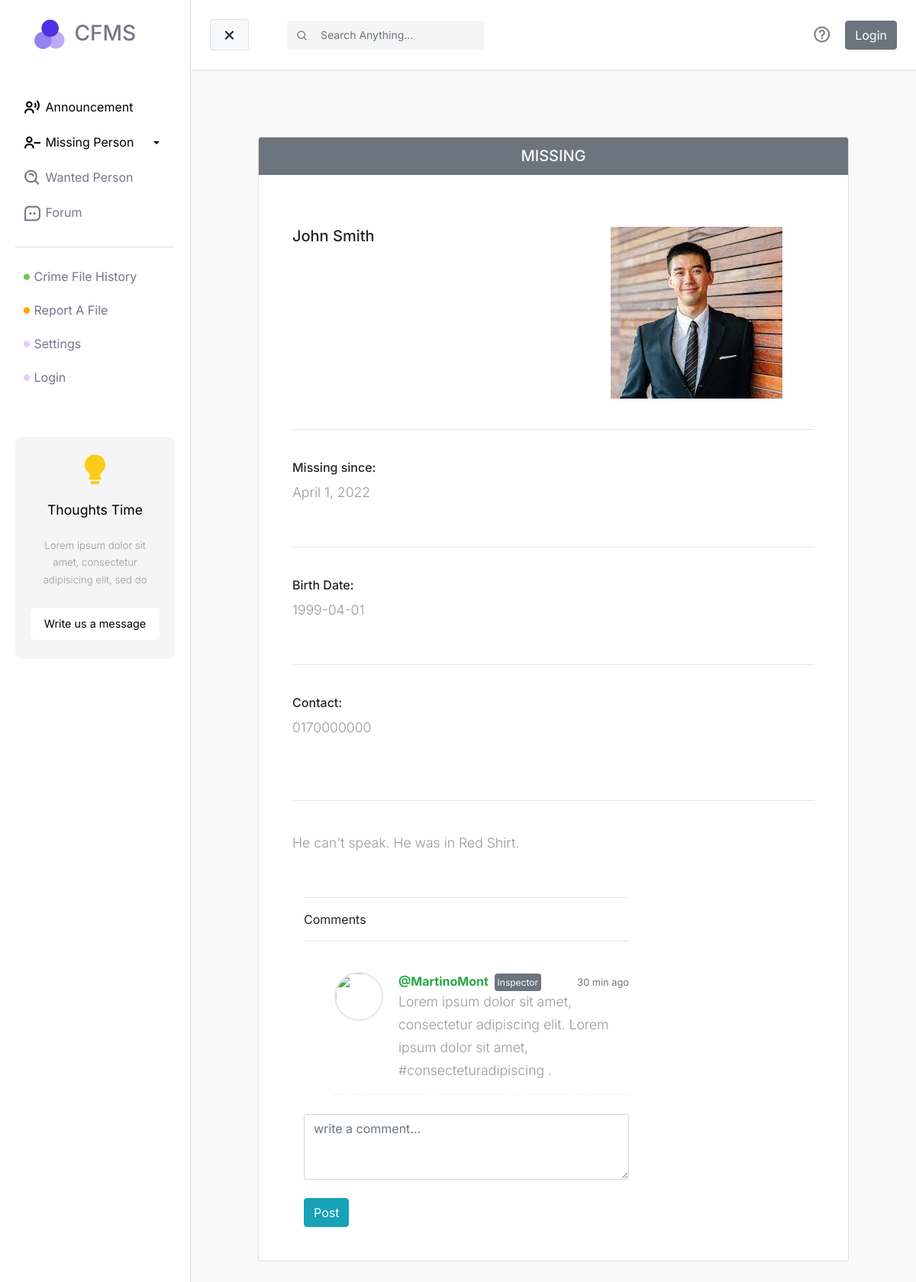
The page /missing-person/1/ on the database its author committed.
### missingPerson/models.py (models this page shows)
class MissingPerson(models.Model):
    STATUS_FOUND = "FOUND"
    STATUS_MISSING = "MISSING"
    STATUS_PENDING = "PENDING"
    STATUS_CHOICES = [
        (STATUS_FOUND, 'Found'),
        (STATUS_MISSING, 'Missing'),
        (STATUS_PENDING, 'Pending')
    ]
    name = models.CharField(max_length=255)
    photo = models.ImageField(upload_to='missing-person', null=True)
    description = models.CharField(max_length=500 , null=True)
    street = models.CharField(max_length=255)
    village = models.CharField(max_length=255)
    city = models.CharField(max_length=255, null=False)
    date = models.DateTimeField()
    birthDate = models.DateField(null=True)
    contact = models.CharField(max_length=255, null=True)
    status = models.CharField(choices=STATUS_CHOICES, max_length=7, default=STATUS_PENDING)
    user = models.ForeignKey(settings.AUTH_USER_MODEL, on_delete=models.PROTECT)

### missingPerson/views.py (the view)
# urls.py: path('<int:id>/', views.missingPersonDet, name="missingPersonDet"),
def missingPersonDet(request, id):
    try:
        person = MissingPerson.objects.get(pk=id)
    except MissingPerson.DoesNotExist:
        raise Http404("File does not exist")
    context = {
        'person': person
    }
    return render(request, 'missing-person-det.html', context)

### templates/missing-person-det.html (shortened to what this page needs)
{% extends "base.html" %} {% load static %} {% block css %}
<link rel="stylesheet" href="{% static 'css/single-file/style.css' %}" />
{% endblock %} {% block main %}
<div class="card m-5">
  <h5 class="text-center card-header text-light bg-secondary">
    {{ person.status|capfirst }}
  </h5>
  <div class="card-body m-4">
    <br />
    <div class="row">
      <div class="col-md-7">
        <h5 class="card-title">{{ person.name|capfirst }}</h5>
      </div>
      <div class="col-md-5"><img src="{{person.photo.url}}" alt="" /></div>
    </div>
    <br />
    <hr />
    <br />
    <h6>Missing since:</h6>
    <p class="card-text">{{ person.date| date }}</p>
    <br />
    <hr />
    <br />
    <h6>Birth Date:</h6>
    <p class="card-text">{{ person.birthDate|capfirst }}</p>
    <br />
    <hr />
    <br />
    <h6>Contact:</h6>
    <p class="card-text">{{ person.contact|capfirst }}</p>
    <br />
    <br />
    <hr />
    <br />
    <p class="card-text">{{ person.description|capfirst }}</p>
    <br />
    <div class="container">
      <div class="row bootstrap snippets bootdeys">
        <div class="col-md-8 col-sm-12">
          <div class="comment-wrapper">
            <div class="panel panel-info">
              <hr />
              <div class="panel-heading">Comments</div>
              <hr />
              <br />
              <div class="panel-body">
                <ul class="media-list">
                  <li class="media">
                    <a href="#" class="pull-left">
                      <img
                        src="https://bootdey.com/img/Content/user_1.jpg"
                        alt=""
                        class="img-circle"
                      />
                    </a>
                    <div class="media-body">
                      <span class="text-muted float-right">
                        <small class="text-muted">30 min ago</small>
                      </span>
                      <strong class="text-success"
                        >@MartinoMont
                        <small
                          class="user-title bg-secondary text-light p-1 rounded ml-1"
                          >Inspector</small
                        ></strong
                      >
                      <p>
                        Lorem ipsum dolor sit amet, consectetur adipiscing elit.
                        Lorem ipsum dolor sit amet,
                        <a href="#">#consecteturadipiscing </a>.
                      </p>
                    </div>
                  </li>
                </ul>
                <textarea
                  class="form-control"
                  placeholder="write a comment..."
                  rows="3"
                ></textarea>
                <br />
                <button type="button" class="btn btn-info pull-right">
                  Post
                </button>
              </div>
            </div>
          </div>
        </div>
      </div>
    </div>
  </div>
</div>
{% endblock %}

### static/css/base.css (style rules this page uses)
body { font-family: "Inter", sans-serif; background-color: #fff; }
p { font-family: "Inter", sans-serif; font-size: 1.1em; font-weight: 300; line-height: 1.7em; color: #999; }
a, a:hover, a:focus { color: inherit; text-decoration: none; transition: all 0.3s; }

### static/css/single-file/style.css (style rules this page uses)
.comment-wrapper .panel-body { max-height: 650px; overflow: auto; }
.comment-wrapper .panel-body .media-list .media { border-bottom: 1px dashed #efefef; margin-bottom: 25px; }
.comment-wrapper .panel-body .media-list .media .pull-left { margin-right: 20px; }
.comment-wrapper .panel-body .media-list .media .pull-left img { width: 64px; height: 64px; border: 2px solid #e5e7e8; border-radius: 50%; }
.comment-wrapper .panel-body .media-list .media .user-title { font-size: 12px; }

### rows shown on the page
MissingPerson: status "MISSING", name "John Smith", photo (picture), date "April 1, 2022", birthDate "1999-04-01", contact "0170000000", description "He can't speak. He was in Red Shirt."
